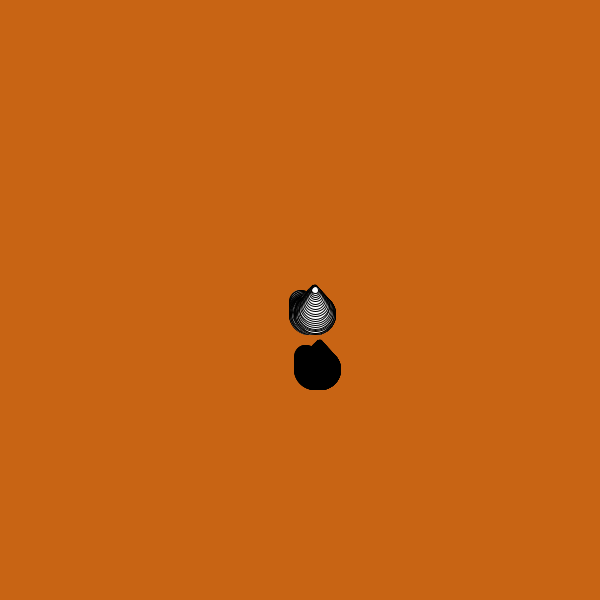
Frame 1 (no input)
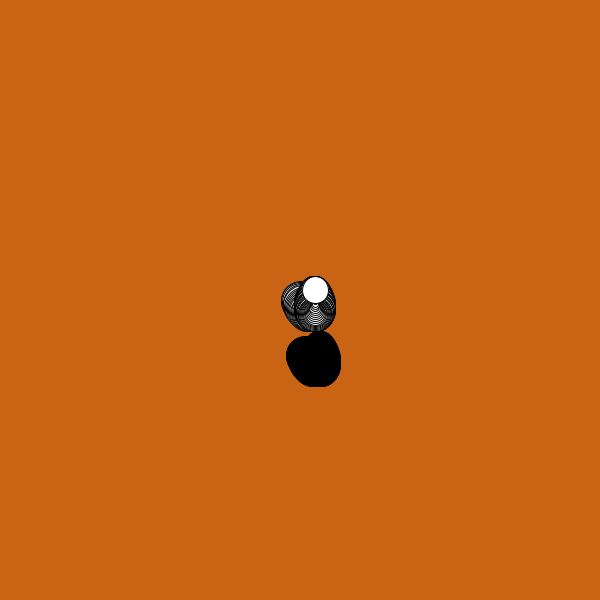
Frame 60 (the mouse pressed at the canvas centre just before this capture)
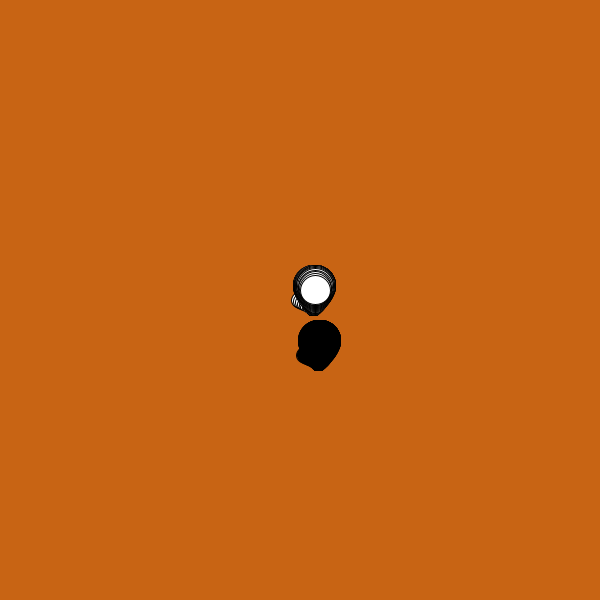
Frame 120 (the mouse held since frame 60 and released just before this capture)

The Processing sketch that drew these frames (run headless with seeded random() and noise(); from frame 60 on, the mouse is pressed at the canvas centre):

// Processing sketch: drop
// ── drop.pde
void setup(){
  size(600,600);
  frameRate(20);
}
float da=0;
void draw(){
  background(200,100,20);
  float r=10;
  //noStroke();
  for(float a=0;a<30.8;a+=0.1){
    float x=300+atan(a)*r;
    float y=300+sin(a)*1.5*r;
    float s=(sin(da)+1)*20;
    fill(0);
    ellipse(x+5,y+55,s,s);
    fill(255);
    ellipse(x,y,s,s);
    da+=0.1;
  }
  
}
